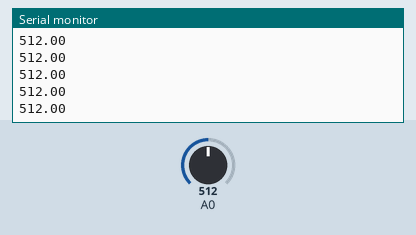
Bench run of a sketch on a simulated Arduino Uno, built with avr-gcc and run on an emulated ATmega328P. On the bench: the last lines printed to the serial monitor. Inputs (shaded band) come from the test bench; at power-on: A0 = 512.

Above: at 1.2 s.
1.3 s: A0 set to 716
At 2.4 s:
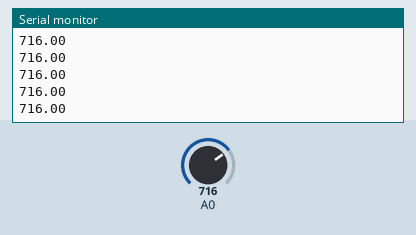
2.8 s: A0 set to 900
At 3.9 s:
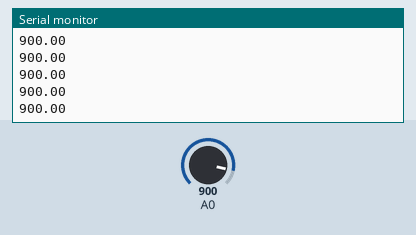
Timing chart, 0 to 5.8 s (numbered marks = the images above; inputs shaded):
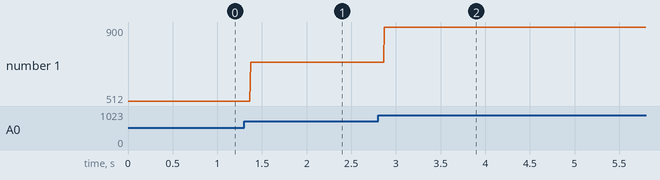

The sketch:

lib_photoReflector.ino
```cpp
/*
  インプットライブラリ_フォトリフレクタ
  フォトリフレクタからのアナログ入力値をシリアルモニタに表示する
*/

void setup() {
  Serial.begin(9600);  // シリアル通信速度

}

void loop() {
  float photoReflectorValue = analogRead(A0);
  Serial.println(photoReflectorValue);
}
```

Measured:
- after the input at 1.3 s, the serial monitor: prints a new line after 0.07 s (image 1)
- after the input at 2.8 s, the serial monitor: prints a new line after 0.07 s (image 2)
- plotted number 1: 512 → 716 after the input at 1.3 s, 716 → 900 after the input at 2.8 s
